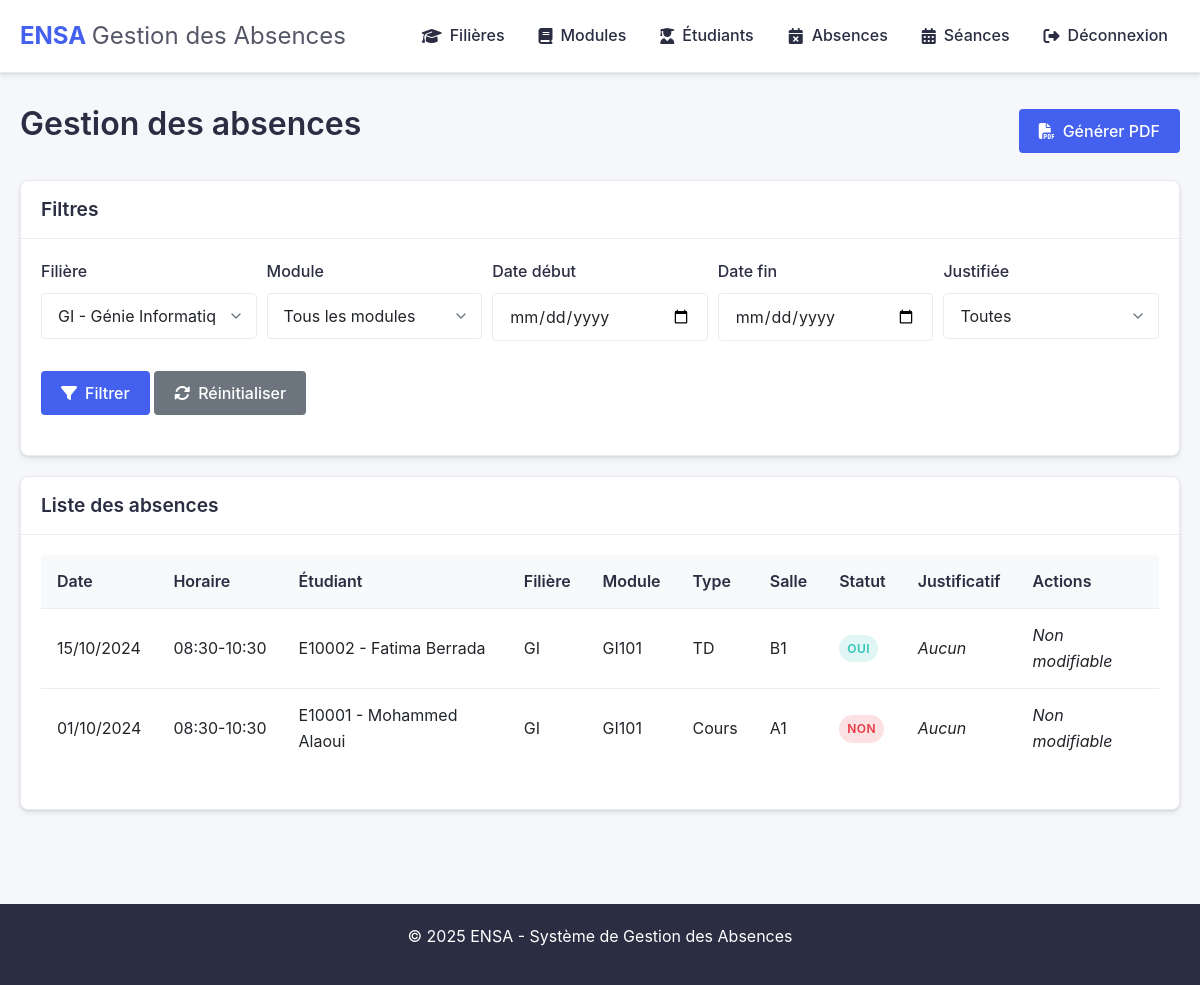
The page /admin/gestion_absences.php?filiere_id=1 (signed in) on the database as committed earlier.
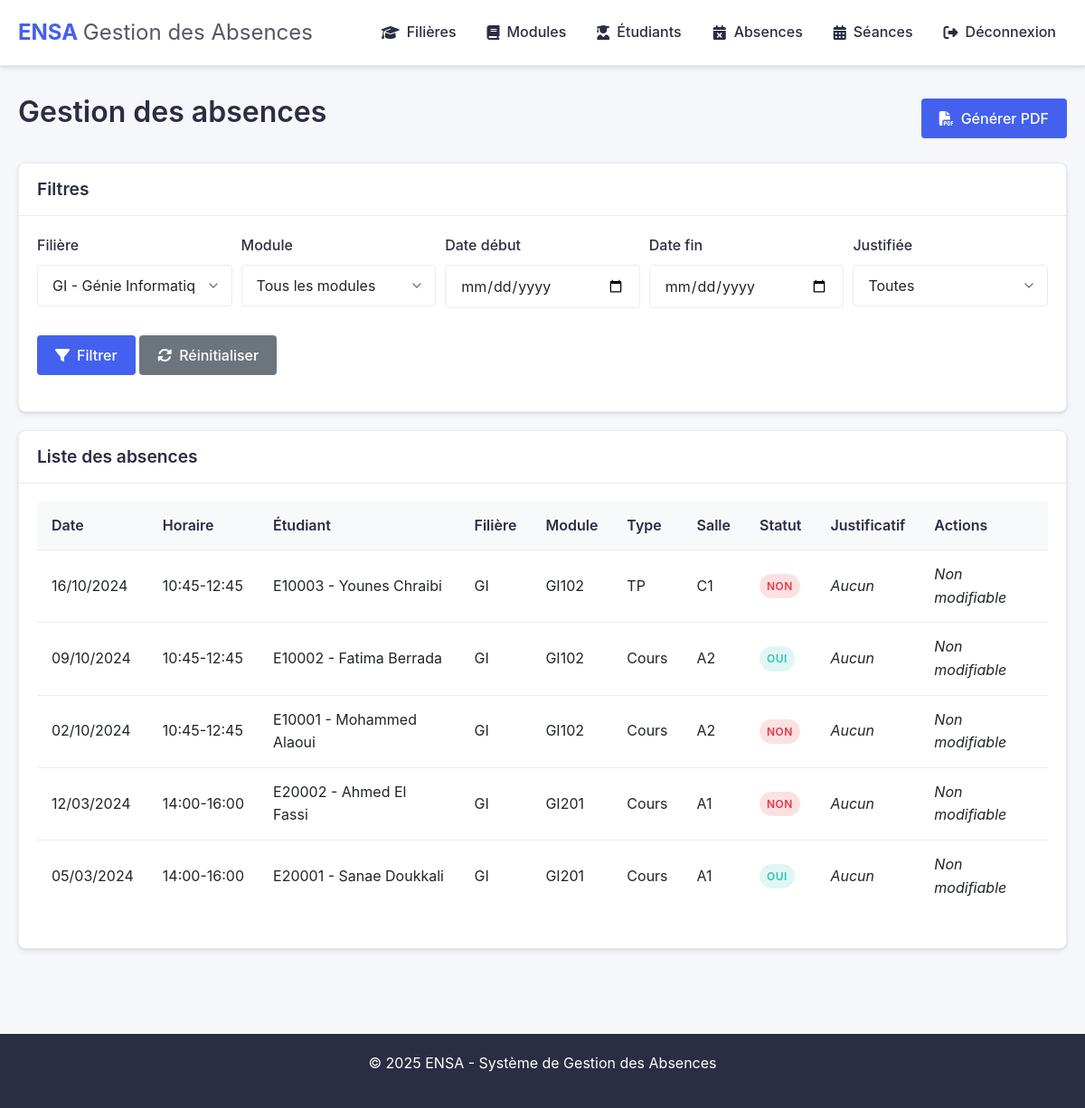
The same page on the database as committed later.
### tables this page shows
CREATE TABLE IF NOT EXISTS absences (
    id INT AUTO_INCREMENT PRIMARY KEY,
    etudiant_id INT NOT NULL COMMENT 'Étudiant absent',
    seance_id INT NOT NULL COMMENT 'Séance concernée',
    justifiee BOOLEAN DEFAULT FALSE COMMENT 'Absence justifiée ou non',
    date_enregistrement TIMESTAMP DEFAULT CURRENT_TIMESTAMP COMMENT 'Date d\'enregistrement',
    justification_texte TEXT COMMENT 'Texte de justification fourni par l\'étudiant',
    justification_date TIMESTAMP NULL COMMENT 'Date de soumission de la justification',
    FOREIGN KEY (etudiant_id) REFERENCES etudiants(id) ON DELETE CASCADE,
    FOREIGN KEY (seance_id) REFERENCES seances(id) ON DELETE CASCADE,
    UNIQUE KEY uniq_absence_etudiant_seance (etudiant_id, seance_id),
    INDEX idx_absence_etudiant (etudiant_id),
    INDEX idx_absence_seance (seance_id)
);

CREATE TABLE IF NOT EXISTS seances (
    id INT AUTO_INCREMENT PRIMARY KEY,
    module_id INT NOT NULL COMMENT 'Module concerné',
    date_seance DATE NOT NULL COMMENT 'Date de la séance',
    heure_debut TIME NOT NULL COMMENT 'Heure de début',
    heure_fin TIME NOT NULL COMMENT 'Heure de fin',
    type_seance ENUM('Cours', 'TD', 'TP') NOT NULL COMMENT 'Type de séance',
    salle VARCHAR(50) COMMENT 'Local où se déroule la séance',
    qr_code VARCHAR(255) UNIQUE COMMENT 'QR code unique pour la séance',
    FOREIGN KEY (module_id) REFERENCES modules(id) ON DELETE CASCADE,
    INDEX idx_seance_module (module_id),
    INDEX idx_seance_date (date_seance)
);

CREATE TABLE IF NOT EXISTS etudiants (
    id INT AUTO_INCREMENT PRIMARY KEY,
    apogee VARCHAR(20) NOT NULL UNIQUE COMMENT 'Numéro Apogée (identifiant unique)',
    nom VARCHAR(100) NOT NULL COMMENT 'Nom de famille',
    prenom VARCHAR(100) NOT NULL COMMENT 'Prénom',
    email VARCHAR(100) NOT NULL UNIQUE COMMENT 'Email étudiant',
    password VARCHAR(255) NOT NULL COMMENT 'Mot de passe hashé',
    filiere_id INT NOT NULL COMMENT 'Filière principale de l\'étudiant',
    photo VARCHAR(255) COMMENT 'Chemin vers la photo de profil',
    date_inscription TIMESTAMP DEFAULT CURRENT_TIMESTAMP COMMENT 'Date d\'inscription',
    code_activation VARCHAR(100) DEFAULT NULL COMMENT 'Code unique pour activer le compte',
    statut ENUM('actif', 'inactif') NOT NULL DEFAULT 'inactif' COMMENT 'État du compte étudiant',
    FOREIGN KEY (filiere_id) REFERENCES filieres(id),
    INDEX idx_etudiant_apogee (apogee),
    INDEX idx_etudiant_filiere (filiere_id)
);

CREATE TABLE IF NOT EXISTS filieres (
    id INT AUTO_INCREMENT PRIMARY KEY,
    code VARCHAR(10) NOT NULL UNIQUE COMMENT 'Code court de la filière (ex: GI)',
    nom VARCHAR(100) NOT NULL COMMENT 'Nom complet de la filière',
    description VARCHAR(500) COMMENT 'Description courte de la filière',
    INDEX idx_filiere_code (code)
);

CREATE TABLE IF NOT EXISTS modules (
    id INT AUTO_INCREMENT PRIMARY KEY,
    code VARCHAR(20) NOT NULL UNIQUE COMMENT 'Code unique du module',
    nom VARCHAR(100) NOT NULL COMMENT 'Nom complet du module',
    filiere_id INT NOT NULL COMMENT 'Référence à la filière parente',
    semestre ENUM('S1', 'S2') NOT NULL COMMENT 'Semestre d\'enseignement',
    FOREIGN KEY (filiere_id) REFERENCES filieres(id) ON DELETE CASCADE,
    INDEX idx_module_filiere (filiere_id)
);

### admin/gestion_absences.php (the view, shortened to what this page needs)
<?php
$absences = [];
$filieres = [];
$filters = [
    'filiere_id' => isset($_GET['filiere_id']) ? (int)$_GET['filiere_id'] : 0,
    'module_id' => isset($_GET['module_id']) ? (int)$_GET['module_id'] : 0,
    'date_debut' => isset($_GET['date_debut']) ? $_GET['date_debut'] : '',
    'date_fin' => isset($_GET['date_fin']) ? $_GET['date_fin'] : '',
    'justifiee' => isset($_GET['justifiee']) ? $_GET['justifiee'] : ''
];
try {
    $pdo = connect();
    $filieres = $pdo->query("SELECT id, code, nom FROM filieres ORDER BY code")->fetchAll();
    $absence_query = "
        SELECT a.id, a.justifiee, a.date_enregistrement, a.justification_texte, a.justification_date,
               e.id as etudiant_id, e.apogee, e.nom as etudiant_nom, e.prenom as etudiant_prenom,
               s.id as seance_id, s.date_seance, s.heure_debut, s.heure_fin, s.type_seance, s.salle,
               m.id as module_id, m.code as module_code, m.nom as module_nom,
               f.id as filiere_id, f.code as filiere_code, f.nom as filiere_nom
        FROM absences a
        JOIN etudiants e ON a.etudiant_id = e.id
        JOIN seances s ON a.seance_id = s.id
        JOIN modules m ON s.module_id = m.id
        JOIN filieres f ON m.filiere_id = f.id
        WHERE 1=1
    ";
    $absence_params = [];
    if ($filters['filiere_id'] > 0) {
        $absence_query .= " AND m.filiere_id = :filiere_id";
        $absence_params[':filiere_id'] = $filters['filiere_id'];
    }
    $absence_query .= " ORDER BY s.date_seance DESC, s.heure_debut DESC, e.nom, e.prenom";
    $stmt = $pdo->prepare($absence_query);
    $stmt->execute($absence_params);
    $absences = $stmt->fetchAll();
} catch (PDOException $e) {
    $_SESSION['error'] = 'Une erreur est survenue lors du chargement des données.';
    error_log("PDO Error in gestion_absences: " . $e->getMessage());
}
include '../includes/header.php';
?>
<div class="flex justify-between align-center mb-20">
    <h1>Gestion des absences</h1>
    <?php if (!empty($absences)): ?>
        <a href="generer_pdf.php?<?= http_build_query($filters) ?>" class="btn" target="_blank">
            <i class="fas fa-file-pdf"></i> Générer PDF
        </a>
    <?php endif; ?>
</div>
<div class="card mb-20">
    <div class="card-header">
        <h2>Filtres</h2>
    </div>
    <div class="card-body">
        <form method="get" class="flex gap-10" style="flex-wrap: wrap;">
            <div class="form-group" style="flex: 1; min-width: 200px;">
                <label for="filiere_id">Filière</label>
                <select class="form-select" id="filiere_id" name="filiere_id">
                    <?php foreach ($filieres as $filiere): ?>
                        <option value="<?= $filiere['id'] ?>" <?= ($filters['filiere_id'] == $filiere['id']) ? 'selected' : '' ?>>
                            <?= htmlspecialchars($filiere['code'] . ' - ' . $filiere['nom']) ?>
                        </option>
                    <?php endforeach; ?>
                </select>
            </div>
            <div class="form-group" style="flex: 1; min-width: 200px;">
                <label for="module_id">Module</label>
                <select class="form-select" id="module_id" name="module_id">
                    <option value="">Tous les modules</option>
                </select>
            </div>
            <div class="form-group" style="flex: 1; min-width: 150px;">
                <label for="date_debut">Date début</label>
                <input type="date" class="form-control" id="date_debut" name="date_debut"
                       value="<?= htmlspecialchars($filters['date_debut']) ?>">
            </div>
            <div class="form-group" style="flex: 1; min-width: 150px;">
                <label for="date_fin">Date fin</label>
                <input type="date" class="form-control" id="date_fin" name="date_fin"
                       value="<?= htmlspecialchars($filters['date_fin']) ?>">
            </div>
            <div class="form-group" style="flex: 1; min-width: 150px;">
                <label for="justifiee">Justifiée</label>
                <select class="form-select" id="justifiee" name="justifiee">
                    <option value="">Toutes</option>
                </select>
            </div>
            <div class="form-group" style="align-self: flex-end;">
                <button type="submit" class="btn">
                    <i class="fas fa-filter"></i> Filtrer
                </button>
                <a href="gestion_absences.php" class="btn btn-secondary">
                    <i class="fas fa-sync-alt"></i> Réinitialiser
                </a>
            </div>
        </form>
    </div>
</div>
<div class="card">
    <div class="card-header">
        <h2>Liste des absences</h2>
    </div>
    <div class="card-body">
        <?php if (empty($absences)): ?>
            <div class="alert alert-info">
                <i class="fas fa-info-circle"></i> Aucune absence trouvée avec les critères sélectionnés.
            </div>
        <?php else: ?>
            <div class="table-responsive">
                <table class="table">
                    <thead>
                        <tr>
                            <th>Date</th>
                            <th>Horaire</th>
                            <th>Étudiant</th>
                            <th>Filière</th>
                            <th>Module</th>
                            <th>Type</th>
                            <th>Salle</th>
                            <th>Statut</th>
                            <th>Justificatif</th>
                            <th>Actions</th>
                        </tr>
                    </thead>
                    <tbody>
                        <?php foreach ($absences as $absence): ?>
                            <tr>
                                <td><?= date('d/m/Y', strtotime($absence['date_seance'])) ?></td>
                                <td><?= date('H:i', strtotime($absence['heure_debut'])) ?>-<?= date('H:i', strtotime($absence['heure_fin'])) ?></td>
                                <td><?= htmlspecialchars($absence['apogee'] . ' - ' . $absence['etudiant_prenom'] . ' ' . $absence['etudiant_nom']) ?></td>
                                <td><?= htmlspecialchars($absence['filiere_code']) ?></td>
                                <td><?= htmlspecialchars($absence['module_code']) ?></td>
                                <td><?= htmlspecialchars($absence['type_seance']) ?></td>
                                <td><?= htmlspecialchars($absence['salle']) ?></td>
                                <td>
                                    <span class="badge <?= $absence['justifiee'] ? 'success' : 'danger' ?>">
                                        <?= $absence['justifiee'] ? 'Oui' : 'Non' ?>
                                    </span>
                                </td>
                                <td>
                                    <?php if (!empty($absence['justificatif_id'])): ?>
                                        <a href="download_justificatif.php?id=<?= $absence['justificatif_id'] ?>"
                                           target="_blank"
                                           class="btn btn-sm">
                                            <i class="fas fa-file-pdf"></i> Voir
                                        </a>
                                        <span class="badge <?=
                                            $absence['justificatif_statut'] === 'accepté' ? 'success' :
                                            ($absence['justificatif_statut'] === 'rejeté' ? 'danger' : 'warning') ?>">
                                            <?= htmlspecialchars($absence['justificatif_statut']) ?>
                                        </span>
                                    <?php else: ?>
                                        <em>Aucun</em>
                                    <?php endif; ?>
                                </td>
                                <td>
                                    <?php if (!empty($absence['justificatif_id'])): ?>
                                        <form method="post" style="display: inline;">
                                            <input type="hidden" name="absence_id" value="<?= $absence['id'] ?>">
                                            <select name="justifiee" class="form-select" style="width: auto; display: inline-block;">
                                                <option value="1" <?= $absence['justifiee'] ? 'selected' : '' ?>>Justifiée</option>
                                                <option value="0" <?= !$absence['justifiee'] ? 'selected' : '' ?>>Non justifiée</option>
                                            </select>
                                            <button type="submit" class="btn btn-sm btn-primary">
                                                <i class="fas fa-save"></i> Mettre à jour
                                            </button>
                                        </form>
                                    <?php else: ?>
                                        <em>Non modifiable</em>
                                    <?php endif; ?>
                                </td>
                            </tr>
                        <?php endforeach; ?>
                    </tbody>
                </table>
            </div>
        <?php endif; ?>
    </div>
</div>
<?php include '../includes/footer.php'; ?>

### includes/header.php (shortened to what this page needs)
<!DOCTYPE html>
<html lang="fr">
<head>
    <?php
    $base_path = (strpos($_SERVER['PHP_SELF'], '/admin/') !== false || strpos($_SERVER['PHP_SELF'], '/etudiant/') !== false)
        ? '../'
        : '';
    ?>
    <link rel="stylesheet" href="<?php echo $base_path; ?>assets/css/styles.css">
    <link rel="stylesheet" href="https://cdnjs.cloudflare.com/ajax/libs/font-awesome/6.4.0/css/all.min.css">
</head>
<body>
    <header class="main-header">
        <div class="container">
            <div class="logo">
                <h1>
                    <a href="<?php echo $base_path; ?>index.php">
                        ENSA <span>Gestion des Absences</span>
                    </a>
                </h1>
            </div>
            <nav class="main-nav" aria-label="Navigation principale">
                <?php if(isset($_SESSION['user_type'])): ?>
                    <?php if($_SESSION['user_type'] === 'admin'): ?>
                        <ul>
                            <li><a href="<?php echo $base_path; ?>admin/gestion_filieres.php"><i class="fas fa-graduation-cap"></i> Filières</a></li>
                            <li><a href="<?php echo $base_path; ?>admin/gestion_modules.php"><i class="fas fa-book"></i> Modules</a></li>
                            <li><a href="<?php echo $base_path; ?>admin/gestion_etudiants.php"><i class="fas fa-user-graduate"></i> Étudiants</a></li>
                            <li><a href="<?php echo $base_path; ?>admin/gestion_absences.php"><i class="fas fa-calendar-times"></i> Absences</a></li>
                            <li><a href="<?php echo $base_path; ?>admin/gestion_seances.php"><i class="fas fa-calendar-alt"></i> Séances</a></li>
                            <li><a href="<?php echo $base_path; ?>logout.php"><i class="fas fa-sign-out-alt"></i> Déconnexion</a></li>
                        </ul>
                    <?php endif; ?>
                <?php endif; ?>
            </nav>
        </div>
    </header>
    <main class="container">

### includes/footer.php (shortened to what this page needs)
</main>
    <footer class="main-footer">
        <div class="container">
            <p>&copy; <?php echo date('Y'); ?> ENSA - Système de Gestion des Absences</p>
        </div>
    </footer>
</body>
</html>

Rows that differ between the two databases and show on the page:
now on this page (row edited): absences: seance.date_seance "16/10/2024", seance.heure_debut "10:45", seance.heure_fin "12:45", etudiant.nom "E10003 - Younes Chraibi", filieres.code "GI", modules.code "GI102", seance.type_seance "TP", seance.salle "C1", justifiee "NON"
changed absences "E10002 - Fatima Berrada": seance.date_seance "15/10/2024" → "09/10/2024"; seance.heure_debut "08:30" → "10:45"; seance.heure_fin "10:30" → "12:45"; modules.code "GI101" → "GI102"; seance.type_seance "TD" → "Cours"; seance.salle "B1" → "A2"
changed absences "E10001 - Mohammed Alaoui": seance.date_seance "01/10/2024" → "02/10/2024"; seance.heure_debut "08:30" → "10:45"; seance.heure_fin "10:30" → "12:45"; modules.code "GI101" → "GI102"; seance.salle "A1" → "A2"
now on this page (row edited): absences: seance.date_seance "12/03/2024", seance.heure_debut "14:00", seance.heure_fin "16:00", etudiant.nom "E20002 - Ahmed El Fassi", filieres.code "GI", modules.code "GI201", seance.type_seance "Cours", seance.salle "A1", justifiee "NON"
now on this page (row edited): absences: seance.date_seance "05/03/2024", seance.heure_debut "14:00", seance.heure_fin "16:00", etudiant.nom "E20001 - Sanae Doukkali", filieres.code "GI", modules.code "GI201", seance.type_seance "Cours", seance.salle "A1", justifiee "OUI"
